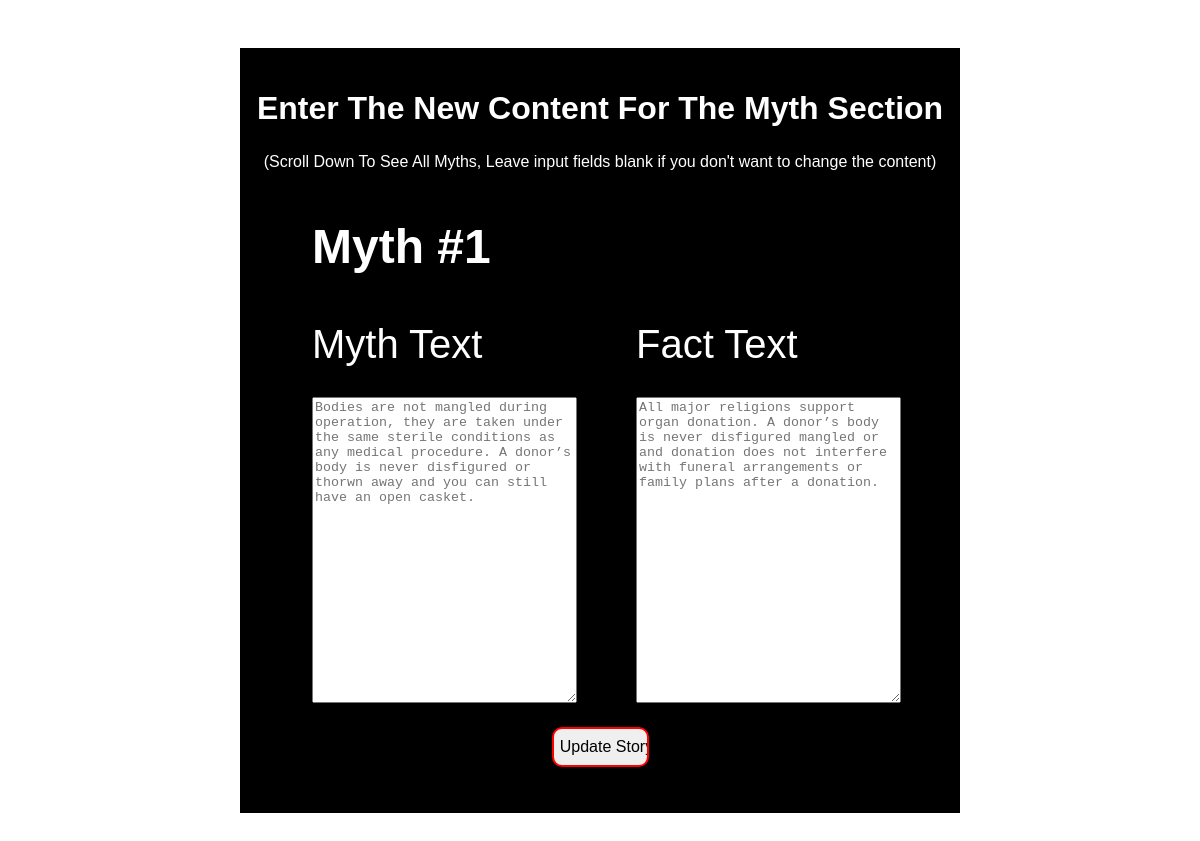
The app's page /admin/admin_changemyth.php (signed in) with its own data.
### tables this page shows
CREATE TABLE `tbl_myths` (
  `myths_id` tinyint(2) UNSIGNED NOT NULL,
  `myths_false` text NOT NULL,
  `myths_true` text NOT NULL
);

### admin/phpscripts/content.php (called while the page is built, shortened)
<?php
    function getMyths(){
      include('connect.php');
      $howString = "SELECT * FROM tbl_myths";
      $howQuery = mysqli_query($link, $howString);
      return $howQuery;
    }
?>

### admin/admin_changemyth.php (the view, shortened to what this page needs)
<?php
	$mythGrab = getMyths();
	while($row = $mythGrab->fetch_array()){
		$mythRows[] = $row;
	}
?>
<!doctype html>
<html>
<head>
<link rel="stylesheet" href="css/main.css">
</head>
<body>
	<div id="changeMyths">
		<div id='updateMythMenu'>
				<h2>Enter The New Content For The Myth Section</h2>
				<p>(Scroll Down To See All Myths, Leave input fields blank if you don't want to change the content)</p>
			<?php
				foreach($mythRows as $row){
					echo "
					<div class='updateMythContainer'>
						<h3 id='mythTitle'>Myth #{$row['myths_id']}</h3>
						<form action='admin_changemyth.php' method='post' class='mythform'>
							<input class='dissapear' value ='{$row['myths_id']}' name='id'>
							<div id='myths'>
								<label id='mythLabel'>Myth Text</label>
								<textarea name='newStory' placeholder='{$row['myths_false']}' class='mythbox'></textarea>
							</div>
							<div id='facts'>
                                <label id='mythLabel'>Fact Text</label>
                                <textarea name='newFact' placeholder='{$row['myths_true']}' class='mythbox'></textarea>
							</div>
							<input type='submit' name='submitStories' value='Update Story' id='mythSubmit'>
						</form>
					</div>
				";
				}
			?>
		</div>
	</div>
</body>
</html>

### admin/css/main.css (style rules this page uses)
body { font-family: 'Nunito Sans', sans-serif; }
body { margin: auto 0; }
label { color:white; }
#mythSubmit { width:15%; margin-top:20px; height:40px; margin-left:37%; padding:10px 10x 10px 10px; font-size: 1em; border-style: solid; border-color: red; border-radius: 10px; }
#changeMyths { width:60%; margin-left: 20%; background-color: black; color: white; height:750px; padding-top: 15px; margin-top:4%; overflow: scroll; }
#myths { float:left; width:50%; }
#facts { float:right; width:50%; }
#mythLabel { font-size: 2.5em; }
.mythbox { width:80%; height:300px; margin-top:30px; }
#changeMyths h2 { text-align: center; font-size: 2em; }
#changeMyths p { text-align: center; }
.updateMythContainer { width:90%; margin-left:10%; }
#mythTitle { font-size:3em; }

### records on screen
tbl_myths: myths_id "1", newStory "Bodies are not mangled during operation, they are taken under the same sterile conditions as any medical procedure. A donor’s body is never disfigured or thorwn away and you can still have an open casket.", newFact "All major religions support organ donation. A donor’s body is never disfigured mangled or and donation does not interfere with funeral arrangements or family plans after a donation."
